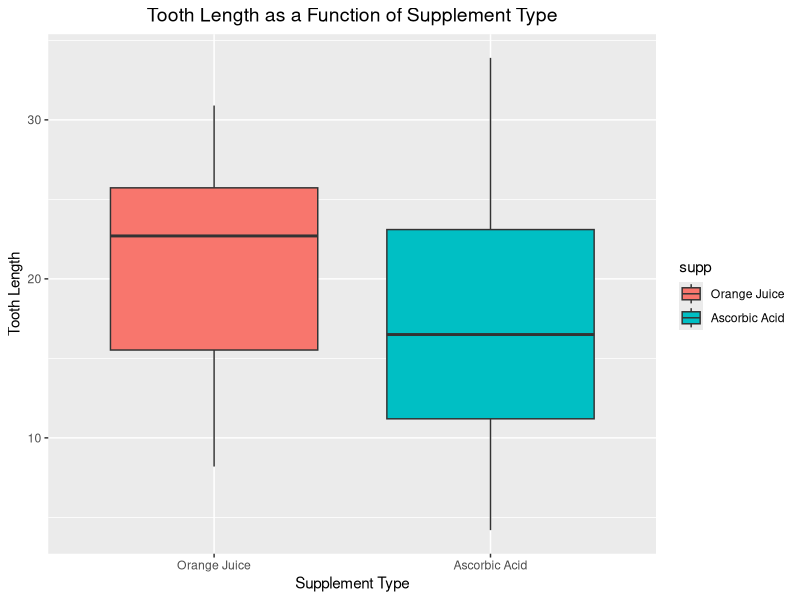
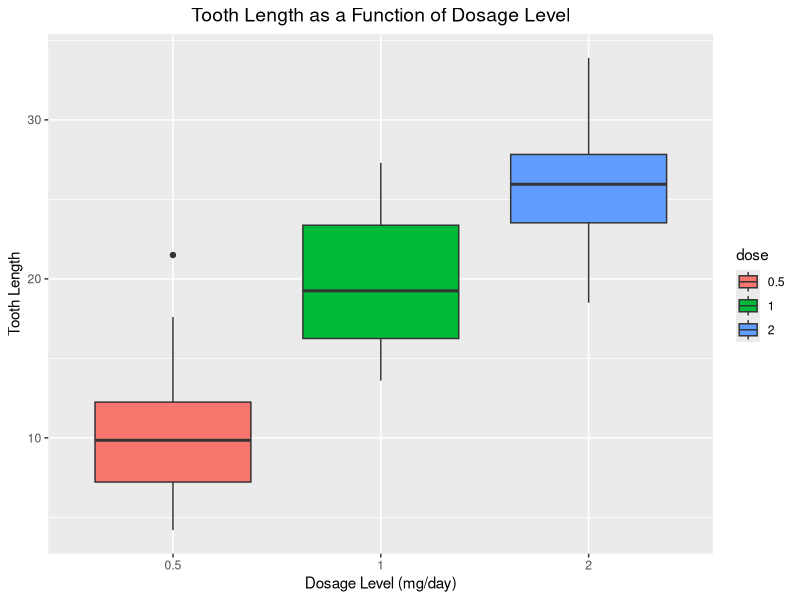
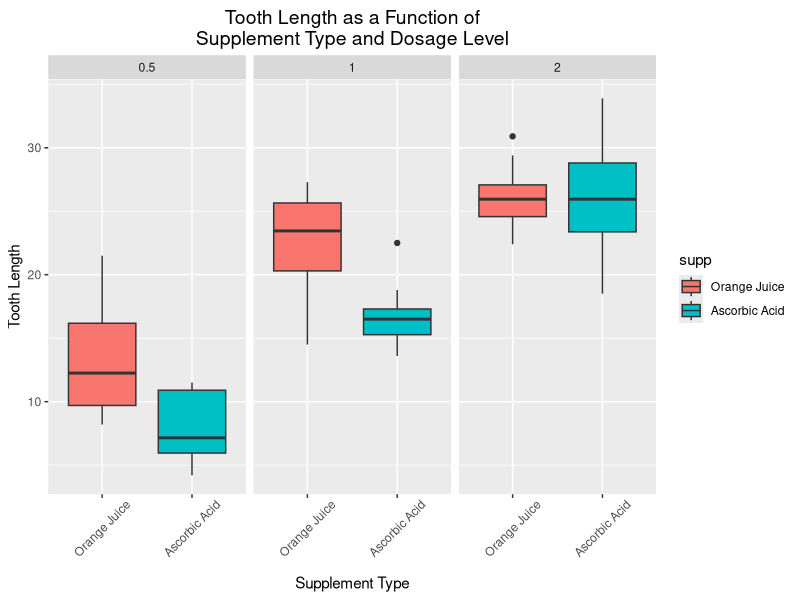

Here is the R script that generated these plots, in order:
## ---- chunk 1
knitr::opts_chunk$set(echo = TRUE, fig.path='figures/')
## ---- chunk 2
if (!require(ggplot2)) {
    install.packages("ggplot2", repos = "http://cran.us.r-project.org")
    library(ggplot2)
}
if (!require(dplyr, warn.conflicts = FALSE)) {
    install.packages("dplyr", repos = "http://cran.us.r-project.org")
    library(dplyr, warn.conflicts = FALSE)
}
## ---- chunk 3
library(datasets)
data(ToothGrowth)
## ---- chunk 4
str(ToothGrowth)
summary(ToothGrowth)

# tabulate supplement type and dosage level values
table(ToothGrowth$dose, ToothGrowth$supp)

# summary of tooth length data grouped by supplement type and dosage level
by(data = ToothGrowth$len, INDICES = list(ToothGrowth$supp, ToothGrowth$dose), summary)
## ---- chunk 5
tg <- ToothGrowth
levels(tg$supp) <- c("Orange Juice", "Ascorbic Acid")
gLenSupp <- ggplot(data = tg, aes(x = supp, y = len)) + 
    geom_boxplot(aes(fill = supp)) +
    xlab("Supplement Type") +
    ylab("Tooth Length") +
    theme(plot.title = element_text(size = 14, hjust = 0.5)) +
    ggtitle("Tooth Length as a Function of Supplement Type")
print(gLenSupp)
## ---- chunk 6
gLenDose <- ggplot(data = ToothGrowth, aes(x = factor(dose), y = len)) + 
    geom_boxplot(aes(fill = factor(dose))) +
    xlab("Dosage Level (mg/day)") +
    ylab("Tooth Length") +
    guides(fill=guide_legend(title="dose")) +
    theme(plot.title = element_text(size = 14, hjust = 0.5)) +
    ggtitle("Tooth Length as a Function of Dosage Level")
print(gLenDose)
## ---- chunk 7
tg <- ToothGrowth
levels(tg$supp) <- c("Orange Juice", "Ascorbic Acid")
gLenSuppDose <- ggplot(data = tg, aes(x = supp, y = len)) + 
    geom_boxplot(aes(fill = supp)) +
    facet_wrap(~ dose) +
    xlab("Supplement Type") +
    ylab("Tooth Length") +
    guides(fill=guide_legend(title="supp")) +
    theme(plot.title = element_text(size = 14, hjust = 0.5, vjust = 0.5),
          axis.text.x = element_text(angle = 45,
                                     hjust = 0.5,
                                     vjust = 0.5,
                                     margin = margin(b = 10))) +
    ggtitle("Tooth Length as a Function of\nSupplement Type and Dosage Level")
print(gLenSuppDose)
